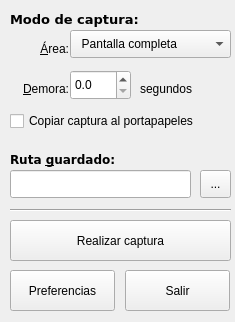
<?xml version="1.0" encoding="UTF-8"?>
<ui version="4.0">
 <class>MainWindow</class>
 <widget class="QMainWindow" name="MainWindow">
  <property name="geometry">
   <rect>
    <x>0</x>
    <y>0</y>
    <width>235</width>
    <height>322</height>
   </rect>
  </property>
  <property name="windowTitle">
   <string>Flameshot</string>
  </property>
  <widget class="QWidget" name="centralwidget">
   <widget class="QLabel" name="labelModoCaptura">
    <property name="geometry">
     <rect>
      <x>10</x>
      <y>10</y>
      <width>221</width>
      <height>18</height>
     </rect>
    </property>
    <property name="font">
     <font>
      <family>DejaVu Sans</family>
      <pointsize>10</pointsize>
      <weight>75</weight>
      <bold>true</bold>
     </font>
    </property>
    <property name="text">
     <string>Modo de captura:</string>
    </property>
   </widget>
   <widget class="QLabel" name="labelArea">
    <property name="geometry">
     <rect>
      <x>10</x>
      <y>40</y>
      <width>59</width>
      <height>18</height>
     </rect>
    </property>
    <property name="text">
     <string>&amp;Área:</string>
    </property>
    <property name="alignment">
     <set>Qt::AlignRight|Qt::AlignTrailing|Qt::AlignVCenter</set>
    </property>
    <property name="buddy">
     <cstring>comboBoxArea</cstring>
    </property>
   </widget>
   <widget class="QLabel" name="labelDemora">
    <property name="geometry">
     <rect>
      <x>10</x>
      <y>80</y>
      <width>59</width>
      <height>18</height>
     </rect>
    </property>
    <property name="text">
     <string>&amp;Demora:</string>
    </property>
    <property name="alignment">
     <set>Qt::AlignRight|Qt::AlignTrailing|Qt::AlignVCenter</set>
    </property>
    <property name="buddy">
     <cstring>spinBoxSegundos</cstring>
    </property>
   </widget>
   <widget class="QLabel" name="labelSegundos">
    <property name="geometry">
     <rect>
      <x>140</x>
      <y>80</y>
      <width>59</width>
      <height>18</height>
     </rect>
    </property>
    <property name="text">
     <string>segundos</string>
    </property>
   </widget>
   <widget class="QLabel" name="labelRutaGuardado">
    <property name="geometry">
     <rect>
      <x>10</x>
      <y>150</y>
      <width>221</width>
      <height>18</height>
     </rect>
    </property>
    <property name="font">
     <font>
      <family>DejaVu Sans</family>
      <weight>75</weight>
      <bold>true</bold>
     </font>
    </property>
    <property name="text">
     <string>Ruta &amp;guardado:</string>
    </property>
    <property name="buddy">
     <cstring>lineEditRutaGuardado</cstring>
    </property>
   </widget>
   <widget class="QComboBox" name="comboBoxArea">
    <property name="geometry">
     <rect>
      <x>70</x>
      <y>30</y>
      <width>161</width>
      <height>28</height>
     </rect>
    </property>
    <property name="baseSize">
     <size>
      <width>0</width>
      <height>0</height>
     </size>
    </property>
    <property name="sizeAdjustPolicy">
     <enum>QComboBox::AdjustToMinimumContentsLengthWithIcon</enum>
    </property>
    <item>
     <property name="text">
      <string>  Pantalla completa</string>
     </property>
    </item>
    <item>
     <property name="text">
      <string>  Sección rectangular</string>
     </property>
    </item>
   </widget>
   <widget class="QCheckBox" name="checkBoxCopiarAlPortapapeles">
    <property name="geometry">
     <rect>
      <x>10</x>
      <y>110</y>
      <width>221</width>
      <height>22</height>
     </rect>
    </property>
    <property name="text">
     <string>Copiar captura al portapapeles</string>
    </property>
   </widget>
   <widget class="QLineEdit" name="lineEditRutaGuardado">
    <property name="geometry">
     <rect>
      <x>10</x>
      <y>170</y>
      <width>181</width>
      <height>28</height>
     </rect>
    </property>
   </widget>
   <widget class="QToolButton" name="toolButtonDirDialog">
    <property name="geometry">
     <rect>
      <x>200</x>
      <y>170</y>
      <width>31</width>
      <height>28</height>
     </rect>
    </property>
    <property name="text">
     <string>...</string>
    </property>
   </widget>
   <widget class="Line" name="line">
    <property name="geometry">
     <rect>
      <x>10</x>
      <y>200</y>
      <width>221</width>
      <height>20</height>
     </rect>
    </property>
    <property name="orientation">
     <enum>Qt::Horizontal</enum>
    </property>
   </widget>
   <widget class="QPushButton" name="pushButtonCaptura">
    <property name="geometry">
     <rect>
      <x>10</x>
      <y>220</y>
      <width>221</width>
      <height>41</height>
     </rect>
    </property>
    <property name="text">
     <string>Realizar captura</string>
    </property>
    <property name="icon">
     <iconset theme="image-x-generic">
      <normaloff>../../Qt5Designer</normaloff>../../Qt5Designer</iconset>
    </property>
   </widget>
   <widget class="QPushButton" name="pushButtonPreferencias">
    <property name="geometry">
     <rect>
      <x>10</x>
      <y>270</y>
      <width>105</width>
      <height>41</height>
     </rect>
    </property>
    <property name="text">
     <string>Preferencias</string>
    </property>
    <property name="icon">
     <iconset theme="preferences-system">
      <normaloff>../../Qt5Designer</normaloff>../../Qt5Designer</iconset>
    </property>
   </widget>
   <widget class="QPushButton" name="pushButtonSalir">
    <property name="geometry">
     <rect>
      <x>125</x>
      <y>270</y>
      <width>105</width>
      <height>41</height>
     </rect>
    </property>
    <property name="text">
     <string>Salir</string>
    </property>
    <property name="icon">
     <iconset theme="window-close">
      <normaloff>../../Qt5Designer</normaloff>../../Qt5Designer</iconset>
    </property>
   </widget>
   <widget class="QDoubleSpinBox" name="spinBoxSegundos">
    <property name="geometry">
     <rect>
      <x>70</x>
      <y>70</y>
      <width>61</width>
      <height>30</height>
     </rect>
    </property>
    <property name="buttonSymbols">
     <enum>QAbstractSpinBox::UpDownArrows</enum>
    </property>
    <property name="decimals">
     <number>1</number>
    </property>
   </widget>
  </widget>
 </widget>
 <tabstops>
  <tabstop>comboBoxArea</tabstop>
  <tabstop>spinBoxSegundos</tabstop>
  <tabstop>checkBoxCopiarAlPortapapeles</tabstop>
  <tabstop>lineEditRutaGuardado</tabstop>
  <tabstop>toolButtonDirDialog</tabstop>
  <tabstop>pushButtonCaptura</tabstop>
  <tabstop>pushButtonPreferencias</tabstop>
  <tabstop>pushButtonSalir</tabstop>
 </tabstops>
 <resources/>
 <connections>
  <connection>
   <sender>pushButtonSalir</sender>
   <signal>clicked()</signal>
   <receiver>MainWindow</receiver>
   <slot>close()</slot>
   <hints>
    <hint type="sourcelabel">
     <x>180</x>
     <y>299</y>
    </hint>
    <hint type="destinationlabel">
     <x>179</x>
     <y>346</y>
    </hint>
   </hints>
  </connection>
 </connections>
</ui>
